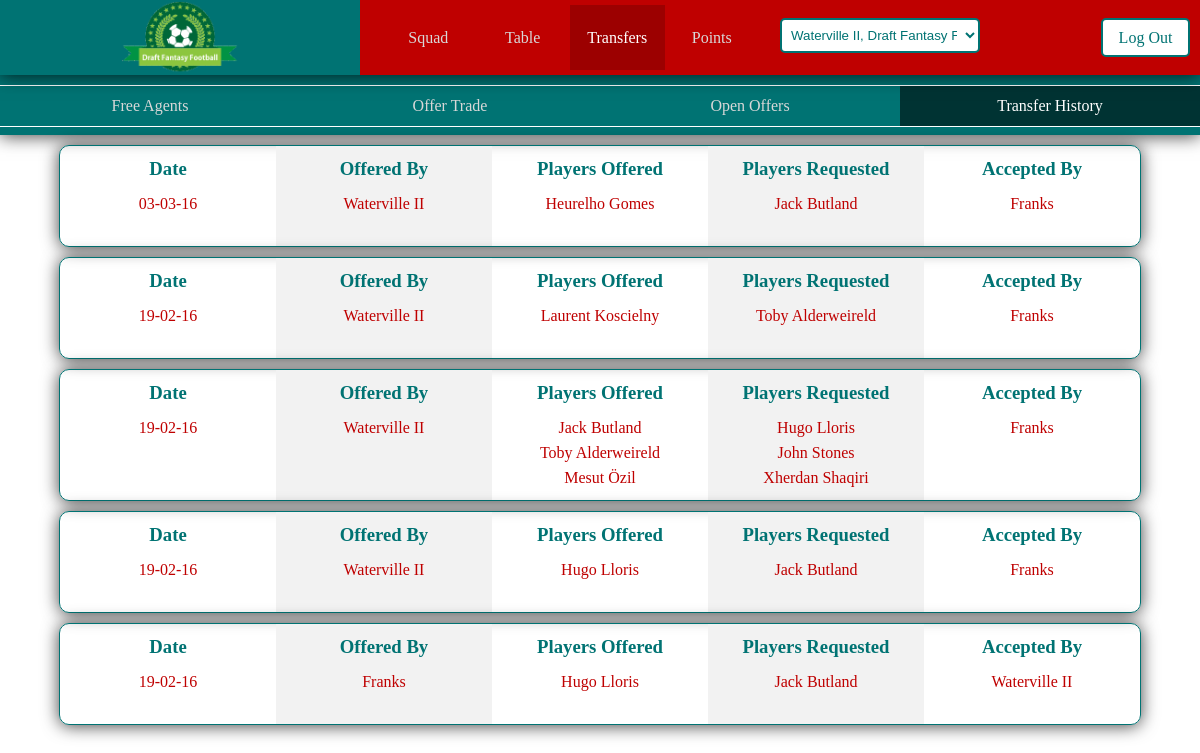
The page /index.php?transfer=true&history=true&squadid=2 (signed in) on the database its author committed.
### tables this page shows
CREATE TABLE IF NOT EXISTS `transferhistory` (
  `id` int(11) NOT NULL AUTO_INCREMENT,
  `leagueId` int(11) NOT NULL,
  `team1` int(11) NOT NULL,
  `team2` int(11) NOT NULL,
  `date` date NOT NULL,
  PRIMARY KEY (`id`)
);

CREATE TABLE IF NOT EXISTS `managersteam` (
  `id` int(11) NOT NULL AUTO_INCREMENT,
  `manager` int(11) NOT NULL,
  `league` int(11) NOT NULL,
  `name` varchar(50) NOT NULL,
  `jersey` int(11) NOT NULL,
  `colour1` int(11) NOT NULL,
  `colour2` int(11) NOT NULL,
  `w` int(11) NOT NULL,
  `l` int(11) NOT NULL,
  `d` int(11) NOT NULL,
  `totalPoints` int(11) NOT NULL,
  `fantasyPoints` int(11) NOT NULL,
  PRIMARY KEY (`id`)
);

CREATE TABLE IF NOT EXISTS `transferedplayers` (
  `historyId` int(11) NOT NULL,
  `player1` int(11) NOT NULL,
  `player2` int(11) NOT NULL
);

CREATE TABLE IF NOT EXISTS `player` (
  `id` int(11) NOT NULL,
  `teamId` int(11) NOT NULL,
  `firstName` varchar(50) NOT NULL,
  `lastName` varchar(50) NOT NULL,
  `webName` varchar(50) NOT NULL,
  `position` varchar(50) NOT NULL,
  `value` int(11) NOT NULL,
  `news` varchar(250) NOT NULL,
  PRIMARY KEY (`id`)
);

### assets/model/database.php (called while the page is built, shortened)
<?php
class database
{
    var $user = "root";
    var $password = "";
    var $host = "127.0.0.1";
    var $database = "draftfantasyfootball";
    var $con;
    public function __construct()
	{
        $this->con = new mysqli ($this->host, $this->user, $this->password, $this->database );
    }
    public function _getleagueTransfers($leagueId)
    {
        $results = mysqli_query ( $this->con, "SELECT transferhistory.* , team1.name AS team1Name, team1.manager AS team1Manager, team2.name AS team2Name
                                                FROM  transferhistory
                                                INNER JOIN managersteam AS team1 ON transferhistory.team1 = team1.id
                                                INNER JOIN managersteam AS team2 ON transferhistory.team2 = team2.id
                                                where leagueId = $leagueId
                                                order by transferhistory.date desc, transferhistory.id desc;" );
        return $results;
    }
    public function _getPlayersInHistory($historyId)
    {
        $results = mysqli_query ( $this->con, "SELECT transferedplayers.*, player1.firstName as P1FN, player1.lastName as P1LN, player2.firstName as P2FN, player2.lastName as P2LN
                                                FROM  transferedplayers
                                                INNER JOIN player AS player1 ON transferedplayers.player1 = player1.id
                                                INNER JOIN player AS player2 ON transferedplayers.player2 = player2.id
                                                where historyId = $historyId;" );
        return $results;
    }
    public function _getTeamsLeague($teamId)
    {
        $results = mysqli_query ($this->con, "SELECT user.id AS managerid, managersteam.league AS teamleague, managersteam.manager AS teamsmanager, fantasyleague.id AS leagueid, fantasyleague.admin AS leagueadmin
                                                FROM user
                                                INNER JOIN managersteam ON user.id = managersteam.manager
                                                INNER JOIN fantasyleague ON fantasyleague.id = managersteam.league
                                                WHERE managersteam.id = $teamId;");
        return $results;
    }
}
?>

### index.php (called while the page is built, shortened)
<?php
	$controller = new Controller();
	$controller->invoke();
?>

### assets/model/transfer.php (the view, shortened to what this page needs)
<?php
class transfer
{
	var $database;
    public function __construct()
	{
        $this->database = new database();
	}
    function getleagueTransfers()
    {
        $teamsLeagueResult = $this->database->_getTeamsLeague($_GET['squadid']);
        $teamsLeagueRow = $teamsLeagueResult->fetch_assoc();
        $leagueId = $teamsLeagueRow['leagueid'];
        $result =  $this->database->_getleagueTransfers($leagueId);
        $count=mysqli_num_rows($result);
        if($count > 0)
        {
            while ($row = $result->fetch_assoc())
            {
                $offeredPlayersResult =  $this->database->_getPlayersInHistory($row['id']);
                $requestedPlayersResult =  $this->database->_getPlayersInHistory($row['id']);
                $dt = new DateTime($row['date']);
				$day = $dt->format('d-m-y');
            echo'
                <div class="singleOffer">
                    <div class="offerColumn"><h3>Date</h3><p>'. $day .'</p></div>
                    <div class="offerColumn"><h3>Offered By</h3><p>'. $row['team1Name'] .'</p></div>
                    <div class="offerColumn">
                        <h3>Players Offered</h3>';
                while ($offeredPlayersRow = $offeredPlayersResult->fetch_assoc())
                {
                    echo '<p class="playerName" id="'. $offeredPlayersRow['player1'] .'">'. $offeredPlayersRow['P1FN'] .' '. $offeredPlayersRow['P1LN'] .'</p>';
                }
            echo'   </div>
                    <div class="offerColumn"><h3>Players Requested</h3>';
                while ($requestedPlayersRow = $requestedPlayersResult->fetch_assoc())
                {
                    echo '<p class="playerName" id="'. $requestedPlayersRow['player2'] .'">'. $requestedPlayersRow['P2FN'] .' '. $requestedPlayersRow['P2LN'] .'</p>';
                }
            echo'  </div>
                    <div class="offerColumn"><h3>Accepted By</h3><p>'. $row['team2Name'] .'</p></div>
                    <div class="clear"></div>
                </div>
            ';
            }
        }
        else
        {
            echo '<h2 class="noOffersYet">There have been no transfers in this league yet</h2>';
        }
    }
}
?>

### assets/css/transferOpen.css (style rules this page uses)
.playerName { cursor: pointer; }
.singleOffer { min-height:100px; margin: auto; margin-top: 10px; border: 1px solid #007373; -webkit-box-shadow:0px 1px 17px 0px rgba(0,0,0,0.75); -moz-box-shadow: 0px 1px 17px 0px rgba(0,0,0,0.75); box-shadow: 0px 1px 17px 0px rgba(0,0,0,0.75); -webkit-border-radius:10px; -moz-border-radius:10px; border-radius:10px; }
.offerColumn { text-align: center; color: #BF0000; line-height: 25px; padding-bottom:10px; }
.offerColumn:nth-child(even) { background: #f2f2f2; }
.offerColumn h3 { color: #007373; padding: 10px; }
@media screen and (min-width: 900px) { .singleOffer { display: table; width: 90%; } }
@media screen and (min-width: 900px) { .offerColumn { text-align: center; display: table-cell; width: 20%; } }

### rows shown on the page
transferhistory: date "03-03-16", managersteam.name "Waterville II", managersteam.name "Franks"
transferedplayers: player.firstName "Heurelho", player.lastName "Gomes", player.firstName "Jack", player.lastName "Butland"
transferhistory: date "19-02-16", managersteam.name "Waterville II", managersteam.name "Franks"
transferedplayers: player.firstName "Laurent", player.lastName "Koscielny", player.firstName "Toby", player.lastName "Alderweireld"
transferhistory: date "19-02-16", managersteam.name "Waterville II", managersteam.name "Franks"
transferedplayers: player.firstName "Jack", player.lastName "Butland", player.firstName "Hugo", player.lastName "Lloris"
transferedplayers: player.firstName "Toby", player.lastName "Alderweireld", player.firstName "John", player.lastName "Stones"
transferedplayers: player.firstName "Mesut", player.lastName "Özil", player.firstName "Xherdan", player.lastName "Shaqiri"
transferhistory: date "19-02-16", managersteam.name "Waterville II", managersteam.name "Franks"
transferedplayers: player.firstName "Hugo", player.lastName "Lloris", player.firstName "Jack", player.lastName "Butland"
transferhistory: date "19-02-16", managersteam.name "Franks", managersteam.name "Waterville II"
transferedplayers: player.firstName "Hugo", player.lastName "Lloris", player.firstName "Jack", player.lastName "Butland"

### other values the page prints
form field value "Waterville II, Draft Fantasy Football League 001"
